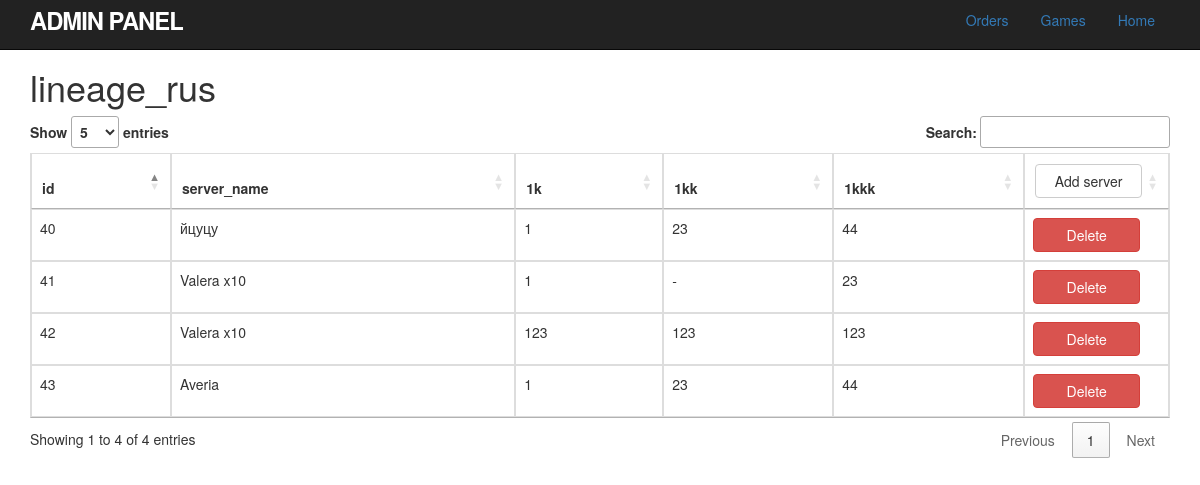
The app's page /admin/index.php with its own data.
### tables this page shows
CREATE TABLE IF NOT EXISTS `lineage_rus` (
  `id` int(11) NOT NULL AUTO_INCREMENT,
  `server_name` varchar(32) NOT NULL,
  PRIMARY KEY (`id`)
);

### modules/admin_functions.php (called while the page is built, shortened)
<?php
function servers_all($link, $game_name)
{
    $query = "SELECT * FROM " . $game_name;
    $result = mysqli_query($link, $query);
    $servers = array();
    while ($row = mysqli_fetch_assoc($result)) {
        $servers[] = $row;
    }
    if($game_name == 'lineage_free'){
        $query = "SELECT sum,cost,col FROM coefficients  INNER JOIN " . $game_name . " ON coefficients.server_id = " . $game_name . ".id WHERE coefficients.server_id = " . $game_name . ".id";
        $result = mysqli_query($link, $query);
        if (!$result)
            die(mysqli_error($link));
        $coef = array();
        while ($row = mysqli_fetch_assoc($result)) {
            $coef[] = $row;
        }
        $v = 0;
        $k = ["1k", "1kk", "1kkk"];
        if(!isset($servers))
            return false;
        for ($j = 0; $j < count($servers); $j++) {
            for ($i = 0; $i <= count($coef[$v]); $i++) {
                if($coef[$v]['col'] == false){
                $servers[$j][$k[$i]] = $coef[$v]['cost'];
                } else {
                   $servers[$j]['col'] = $coef[$v]['cost'];
                }
                $v++;
                if (!isset($coef[$v])) {
                    break;
                }
            }
        }
    } else {
    $query = "SELECT sum,cost FROM coefficients  INNER JOIN " . $game_name . " ON coefficients.server_id = " . $game_name . ".id WHERE coefficients.server_id = " . $game_name . ".id";
    $result = mysqli_query($link, $query);
    $coef = array();
    while ($row = mysqli_fetch_assoc($result)) {
        $coef[] = $row;
    }
    $v = 0;
    $k = ["1k", "1kk", "1kkk"];
    for ($j = 0; $j < count($servers); $j++) {
        for ($i = 0; $i <= count($coef[$v]); $i++) {
            $servers[$j][$k[$i]] = $coef[$v]['cost'];
            $v++;
            if (!isset($coef[$v])) {
                break;
            }
        }
    }
    }
    return $servers;
}

### views/admin_panel.php (the view, shortened to what this page needs)
<!DOCTYPE html>
<html xmlns="http://www.w3.org/1999/html">
<head>
    <link rel="stylesheet" type="text/css" href="https://cdn.datatables.net/1.10.10/css/jquery.dataTables.min.css">
    <link rel="stylesheet" href="https://maxcdn.bootstrapcdn.com/bootstrap/3.3.5/css/bootstrap.min.css">
    <link rel="stylesheet" type="text/css" href="../style/style_admin.css">
</head>
<body>
<header class="navbar navbar-fixed-top navbar-inverse">
    <div class="navbar-inner">
        <div class="container">
            <nav>
                <a href="#" id="logo">Admin Panel</a>
                <ul class="nav pull-right nav-pills">
                    <li><a href="../admin/index.php?orders=true">Orders</a></li>
                    <li id="fat-menu" class="dropdown">
                        <a href="#" class="dropdown-toggle" data-toggle="dropdown">
                            Games</a>
                    </li>
                    <li><a href="../index.php">Home</a></li>
                </ul>
            </nav>
        </div>
    </div>
</header>
<div class="container" id="all">
    <h1 id="tableName"><?= $GLOBALS['game_name'] ?></h1>
    <table id="dataTable" class="table  table-bordered table-hover table-responsive">
        <thead>
        <tr>
            <?php foreach ($servers as $s):
                foreach ($s as $key => $v): ?>
                    <th><?= $key ?></th>
                <?php endforeach;
                break;?>
            <?php endforeach ?>
            <th id="buttonTh"><a href="#serverModal" role="button" class="btn btn-default" data-toggle="modal">Add
                    server</a></th>
        </tr>
        </thead>
        <tbody>
        <?php foreach ($servers as $s) {
            echo '<tr>';
            foreach ($s as $key => $v) {
                if($s[$key] == '0' )
                    $s[$key] = "-";
                echo "<td>{$s[$key]}</td>";
            }
            echo "<td id=\"buttonTh\"><a class=\"btn btn-danger\"
                                 href=\"../admin/index.php?action=delete&id={$s['id']}&game={$GLOBALS['game_name']}\">Delete</a>
            </td>";
            echo '</tr>';
        } ?>
        </tbody>
    </table>
</div>
</body>
</html>

### admin/index.php (shortened to what this page needs)
<?php
require_once("../modules/database.php");
require_once("../modules/admin_functions.php");
$link = db_connect();
if (isset($_GET['game'])) {
    $game_name = $_GET['game'];
} else {
    $game_name = "lineage_rus";
}
if(isset($_GET['orders'])){
    if(isset($_POST['data'])){
       $data = json_decode($_POST['data'], true);
       set_status($link, $data[1], $data[0]);
    }
    $orders = orders_get($link);
    include("../views/admin_panel_orders.php");
} else {
    $servers = servers_all($link, $game_name);
    include("../views/admin_panel.php");
}

### style/style_admin.css (style rules this page uses)
#logo { float: left; margin-right: 10px; font-size: 1.7em; color: white; text-transform: uppercase; letter-spacing: -1px; padding-top: 9px; font-weight: bold; line-height: 1; }
#tableName { margin-top: 50pt; }
.btn { width: 80pt; }
#buttonTh { width:1%; white-space:nowrap; }

### records on screen
lineage_rus: key "id", key "server_name", key "1k", key "1kk", key "1kkk", id "40", server_name "йцуцу", key "1", key "23", key "44"
lineage_rus: id "41", server_name "Valera x10", key "1", key "-", key "23"
lineage_rus: id "43", server_name "Averia", key "1", key "23", key "44"

### other values on screen
$GLOBALS['game_name'] "lineage_rus"
$s[$key] "42"
$s[$key] "Valera x10"
$s[$key] "123"
